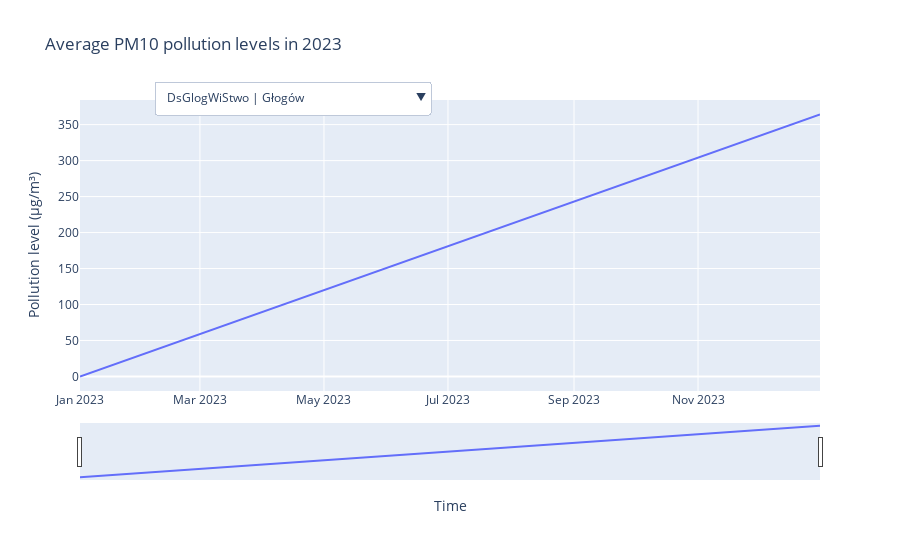

Notebook code cell kept with this figure:
### Markdown cell above
##### **6.2 Average PM10 & PM2.5 pollution levels from 2023 based on air quality measuring stations**

### Code cell
station_dropdown = [{'label': station, 'value': station} for station in data_sensor_pm10.columns[1:]]

fig = px.line(data_sensor_pm10, x='Date', title='Average PM10 pollution levels in 2023', labels={'value': 'Pollution level (µg/m³)'})

fig.update_layout(
    updatemenus=[
        dict(
            buttons=list([
                dict(
                    args=[{'y': [data_sensor_pm10[station]]}],
                    label=station,
                    method='update'
                ) for station in data_sensor_pm10.columns[1:]
            ]),
            direction='down',
            pad={'r': 10, 't': 10},
            showactive=True,
            x=0.1,
            xanchor='left',
            y=1.1,
            yanchor='top'
        ),
    ]
)

fig.update_xaxes(rangeslider_visible=True)
fig.update_layout(xaxis_title='Time', yaxis_title='Pollution level (µg/m³)', hovermode='closest')
fig.show()

### Figure 1 — Plotly figure (JSON) as saved in the notebook; plotly's stock layout.template omitted (floating-point values rounded to 4 significant figures; data arrays with more than 128 entries replaced by an {"elided": "..."} marker saying what was removed)
{"data": [{"hovertemplate": "Date=%{x}<br>index=%{y}<extra></extra>", "legendgroup": "", "line": {"color": "#636efa", "dash": "solid"}, "marker": {"symbol": "circle"}, "mode": "lines", "name": "", "orientation": "h", "showlegend": false, "type": "scatter", "x": {"elided": "365 str values"}, "xaxis": "x", "y": {"elided": "365 int values"}, "yaxis": "y"}], "layout": {"hovermode": "closest", "legend": {"tracegroupgap": 0}, "title": {"text": "Average PM10 pollution levels in 2023"}, "updatemenus": [{"buttons": [{"args": [{"y": {"elided": "1x365 float values"}}], "label": "DsGlogWiStwo | Głogów", "method": "update"}, {"args": [{"y": {"elided": "1x365 float values"}}], "label": "DsJelGorSoko | Jelenia Góra", "method": "update"}, {"args": [{"y": {"elided": "1x365 float values"}}], "label": "DsLegAlRzecz | Legnica", "method": "update"}, {"args": [{"y": {"elided": "1x365 float values"}}], "label": "DsLwowekSlasMOB", "method": "update"}, {"args": [{"y": {"elided": "1x365 float values"}}], "label": "DsNowRudJezi | Nowa Ruda", "method": "update"}, {"args": [{"y": {"elided": "1x365 float values"}}], "label": "DsOlawZolnAK | Oława", "method": "update"}, {"args": [{"y": {"elided": "1x365 float values"}}], "label": "DsOlesBrzozo | Oleśnica", "method": "update"}, {"args": [{"y": {"elided": "1x365 float values"}}], "label": "DsOsieczow21 | Osieczów", "method": "update"}, {"args": [{"y": {"elided": "1x365 float values"}}], "label": "DsPolanZdrojMOB", "method": "update"}, {"args": [{"y": {"elided": "1x365 float values"}}], "label": "DsPolKasztan | Polkowice", "method": "update"}, {"args": [{"y": {"elided": "1x365 float values"}}], "label": "DsSwidnFolwa | Świdnica", "method": "update"}, {"args": [{"y": {"elided": "1x365 float values"}}], "label": "DsSzczaKolej | Szczawno-Zdrój", "method": "update"}, {"args": [{"y": {"elided": "1x365 float values"}}], "label": "DsWalbrzWyso | Wałbrzych", "method": "update"}, {"args": [{"y": {"elided": "1x365 float values"}}], "label": "DsWrocOrzech | Wrocław", "method": "update"}, {"args": [{"y": {"elided": "1x365 float values"}}], "label": "DsWrocWybCon | Wrocław", "method": "update"}, {"args": [{"y": {"elided": "1x365 float values"}}], "label": "DsZgorBohGet | Zgorzelec", "method": "update"}, {"args": [{"y": {"elided": "1x365 float values"}}], "label": "KpBrodKochan | Brodnica", "method": "update"}, {"args": [{"y": {"elided": "1x365 float values"}}], "label": "KpBydWarszaw | Bydgoszcz", "method": "update"}, {"args": [{"y": {"elided": "1x365 float values"}}], "label": "KpCiechTezni | Ciechocinek", "method": "update"}, {"args": [{"y": {"elided": "1x365 float values"}}], "label": "KpGrudSienki | Grudziądz", "method": "update"}, {"args": [{"y": {"elided": "1x365 float values"}}], "label": "KpInowSolank | Inowrocław", "method": "update"}, {"args": [{"y": {"elided": "1x365 float values"}}], "label": "KpKoniczynka | Koniczynka", "method": "update"}, {"args": [{"y": {"elided": "1x365 float values"}}], "label": "KpNaklWawrzy | Nakło nad Notecią", "method": "update"}, {"args": [{"y": {"elided": "1x365 float values"}}], "label": "KpToruDziewu | Toruń", "method": "update"}, {"args": [{"y": {"elided": "1x365 float values"}}], "label": "KpWieniZdroj | Wieniec-Zdrój", "method": "update"}, {"args": [{"y": {"elided": "1x365 float values"}}], "label": "KpWloclGniaz | Włocławek", "method": "update"}, {"args": [{"y": {"elided": "1x365 float values"}}], "label": "KpZielBoryTu | Zielonka", "method": "update"}, {"args": [{"y": {"elided": "1x365 float values"}}], "label": "LbBiaPodOrze | Biała Podlaska", "method": "update"}, {"args": [{"y": {"elided": "1x365 float values"}}], "label": "LbChelmPolan | Chełm", "method": "update"}, {"args": [{"y": {"elided": "1x365 float values"}}], "label": "LbFlorianRPN | Florianka", "method": "update"}, {"args": [{"y": {"elided": "1x365 float values"}}], "label": "LbKrasKoszar | Kraśnik", "method": "update"}, {"args": [{"y": {"elided": "1x365 float values"}}], "label": "LbKrasnobrod | Krasnobród", "method": "update"}, {"args": [{"y": {"elided": "1x365 float values"}}], "label": "LbLubSliwins | Lublin", "method": "update"}, {"args": [{"y": {"elided": "1x365 float values"}}], "label": "LbLukBulNiepMOB | Łuków", "method": "update"}, {"args": [{"y": {"elided": "1x365 float values"}}], "label": "LbNaleczAlMa | Nałęczów", "method": "update"}, {"args": [{"y": {"elided": "1x365 float values"}}], "label": "LbRadzPodSit | Radzyń Podlaski", "method": "update"}, {"args": [{"y": {"elided": "1x365 float values"}}], "label": "LbZamoHrubie | Zamość", "method": "update"}, {"args": [{"y": {"elided": "1x365 float values"}}], "label": "LdBelchEdwar | Bełchatów", "method": "update"}, {"args": [{"y": {"elided": "1x365 float values"}}], "label": "LdBrzeReform | Brzeziny", "method": "update"}, {"args": [{"y": {"elided": "1x365 float values"}}], "label": "LdKutn1Maja7MOB | Kutno", "method": "update"}, {"args": [{"y": {"elided": "1x365 float values"}}], "label": "LdLaskNarutoMOB | Łask", "method": "update"}, {"args": [{"y": {"elided": "1x365 float values"}}], "label": "LdLodzLegion | Łódź", "method": "update"}, {"args": [{"y": {"elided": "1x365 float values"}}], "label": "LdLodzRudzka | Łódź", "method": "update"}, {"args": [{"y": {"elided": "1x365 float values"}}], "label": "LdLowiczSien | Łowicz", "method": "update"}, {"args": [{"y": {"elided": "1x365 float values"}}], "label": "LdOpocSkCuri | Opoczno", "method": "update"}, {"args": [{"y": {"elided": "1x365 float values"}}], "label": "LdPabiKilins | Pabianice", "method": "update"}, {"args": [{"y": {"elided": "1x365 float values"}}], "label": "LdParzniUjWo | Parzniewice", "method": "update"}, {"args": [{"y": {"elided": "1x365 float values"}}], "label": "LdPioTrKraPr | Piotrków Trybunalski", "method": "update"}, {"args": [{"y": {"elided": "1x365 float values"}}], "label": "LdRadomsRoln | Radomsko", "method": "update"}, {"args": [{"y": {"elided": "1x365 float values"}}], "label": "LdRawaNiepod", "method": "update"}, {"args": [{"y": {"elided": "1x365 float values"}}], "label": "LdSieraPolna | Sieradz", "method": "update"}, {"args": [{"y": {"elided": "1x365 float values"}}], "label": "LdSkierKonop | Skierniewice", "method": "update"}, {"args": [{"y": {"elided": "1x365 float values"}}], "label": "LdToMaSwAnto | Tomaszów Mazowiecki", "method": "update"}, {"args": [{"y": {"elided": "1x365 float values"}}], "label": "LdUniejZamko | Uniejów", "method": "update"}, {"args": [{"y": {"elided": "1x365 float values"}}], "label": "LdWielunPOW1 | Wieluń", "method": "update"}, {"args": [{"y": {"elided": "1x365 float values"}}], "label": "LdZduWoKrole | Zduńska Wola", "method": "update"}, {"args": [{"y": {"elided": "1x365 float values"}}], "label": "LuGorzKosGdy | Gorzów Wielkopolski", "method": "update"}, {"args": [{"y": {"elided": "1x365 float values"}}], "label": "LuGorzPilsud | Gorzów Wielkopolski", "method": "update"}, {"args": [{"y": {"elided": "1x365 float values"}}], "label": "LuMiedzyrMOB", "method": "update"}, {"args": [{"y": {"elided": "1x365 float values"}}], "label": "LuNowaSolKos | Nowa Sól", "method": "update"}, {"args": [{"y": {"elided": "1x365 float values"}}], "label": "LuSmolBytnic | Smolary Bytnickie", "method": "update"}, {"args": [{"y": {"elided": "1x365 float values"}}], "label": "LuSulecDudka | Sulęcin", "method": "update"}, {"args": [{"y": {"elided": "1x365 float values"}}], "label": "LuWsKaziWiel | Wschowa", "method": "update"}, {"args": [{"y": {"elided": "1x365 float values"}}], "label": "LuZarySzyman | Żary", "method": "update"}, {"args": [{"y": {"elided": "1x365 float values"}}], "label": "LuZielKrotka | Zielona Góra", "method": "update"}, {"args": [{"y": {"elided": "1x365 float values"}}], "label": "LuZielWyszyn | Zielona Góra", "method": "update"}, {"args": [{"y": {"elided": "1x365 float values"}}], "label": "MpBochKonfed | Bochnia", "method": "update"}, {"args": [{"y": {"elided": "1x365 float values"}}], "label": "MpGorlKrasin | Gorlice", "method": "update"}, {"args": [{"y": {"elided": "1x365 float values"}}], "label": "MpKrakBujaka | Kraków", "method": "update"}, {"args": [{"y": {"elided": "1x365 float values"}}], "label": "MpKrakBulwar | Kraków", "method": "update"}, {"args": [{"y": {"elided": "1x365 float values"}}], "label": "MpKrakOsPias | Kraków", "method": "update"}, {"args": [{"y": {"elided": "1x365 float values"}}], "label": "MpKrakSwoszo | Kraków", "method": "update"}, {"args": [{"y": {"elided": "1x365 float values"}}], "label": "MpKrakWadow | Kraków", "method": "update"}, {"args": [{"y": {"elided": "1x365 float values"}}], "label": "MpKrakZloRog | Kraków", "method": "update"}, {"args": [{"y": {"elided": "1x365 float values"}}], "label": "MpMuszynLodoMOB | Muszyna", "method": "update"}, {"args": [{"y": {"elided": "1x365 float values"}}], "label": "MpNiepo3Maja | Niepołomice", "method": "update"}, {"args": [{"y": {"elided": "1x365 float values"}}], "label": "MpNoSaczNadb | Nowy Sącz", "method": "update"}, {"args": [{"y": {"elided": "1x365 float values"}}], "label": "MpNoTargAlTy | Nowy Targ", "method": "update"}, {"args": [{"y": {"elided": "1x365 float values"}}], "label": "MpOlkuCegiel | Olkusz", "method": "update"}, {"args": [{"y": {"elided": "1x365 float values"}}], "label": "MpOswiecBema | Oświęcim", "method": "update"}, {"args": [{"y": {"elided": "1x365 float values"}}], "label": "MpRabkaOrkan | Rabka-Zdrój", "method": "update"}, {"args": [{"y": {"elided": "1x365 float values"}}], "label": "MpSuchaNiesz | Sucha Beskidzka", "method": "update"}, {"args": [{"y": {"elided": "1x365 float values"}}], "label": "MpTarBitStud | Tarnów", "method": "update"}, {"args": [{"y": {"elided": "1x365 float values"}}], "label": "MpTrzebOsZWM | Trzebinia", "method": "update"}, {"args": [{"y": {"elided": "1x365 float values"}}], "label": "MpTuchChopin | Tuchów", "method": "update"}, {"args": [{"y": {"elided": "1x365 float values"}}], "label": "MpWadowiBalyMOB", "method": "update"}, {"args": [{"y": {"elided": "1x365 float values"}}], "label": "MpZabieWapie | Zabierzów", "method": "update"}, {"args": [{"y": {"elided": "1x365 float values"}}], "label": "MpZakopaSien | Zakopane", "method": "update"}, {"args": [{"y": {"elided": "1x365 float values"}}], "label": "MzKonJezZero | Konstancin-Jeziorna", "method": "update"}, {"args": [{"y": {"elided": "1x365 float values"}}], "label": "MzLegZegrzyn | Legionowo", "method": "update"}, {"args": [{"y": {"elided": "1x365 float values"}}], "label": "MzOstroHalle | Ostrołęka", "method": "update"}, {"args": [{"y": {"elided": "1x365 float values"}}], "label": "MzOtwoBrzozo | Otwock", "method": "update"}, {"args": [{"y": {"elided": "1x365 float values"}}], "label": "MzPiasPulask | Piastów", "method": "update"}, {"args": [{"y": {"elided": "1x365 float values"}}], "label": "MzPlocKroJad | Płock", "method": "update"}, {"args": [{"y": {"elided": "1x365 float values"}}], "label": "MzPultuskMicMOB | Pułtusk", "method": "update"}, {"args": [{"y": {"elided": "1x365 float values"}}], "label": "MzRad25Czerw | Radom", "method": "update"}, {"args": [{"y": {"elided": "1x365 float values"}}], "label": "MzSiedKonars | Siedlce", "method": "update"}, {"args": [{"y": {"elided": "1x365 float values"}}], "label": "MzWarAKrzywo | Warszawa", "method": "update"}, {"args": [{"y": {"elided": "1x365 float values"}}], "label": "MzWarBajkowa | Warszawa", "method": "update"}, {"args": [{"y": {"elided": "1x365 float values"}}], "label": "MzWarChrosci | Warszawa", "method": "update"}, {"args": [{"y": {"elided": "1x365 float values"}}], "label": "OpBrzegPoprz | Brzeg", "method": "update"}, {"args": [{"y": {"elided": "1x365 float values"}}], "label": "OpKKozBSmial | Kędzierzyn-Koźle", "method": "update"}, {"args": [{"y": {"elided": "1x365 float values"}}], "label": "OpKrap3Maja", "method": "update"}, {"args": [{"y": {"elided": "1x365 float values"}}], "label": "OpOpoleOsAKr | Opole", "method": "update"}, {"args": [{"y": {"elided": "1x365 float values"}}], "label": "PdAugustowUz | Augustów", "method": "update"}, {"args": [{"y": {"elided": "1x365 float values"}}], "label": "PdBialPPiech | Białystok", "method": "update"}, {"args": [{"y": {"elided": "1x365 float values"}}], "label": "PdLomSikorsk | Łomża", "method": "update"}, {"args": [{"y": {"elided": "1x365 float values"}}], "label": "PdSuwPulask2 | Suwałki", "method": "update"}, {"args": [{"y": {"elided": "1x365 float values"}}], "label": "PkDebiGrottg | Dębica", "method": "update"}, {"args": [{"y": {"elided": "1x365 float values"}}], "label": "PkIwonZdrRab | Iwonicz-Zdrój", "method": "update"}, {"args": [{"y": {"elided": "1x365 float values"}}], "label": "PkJarosPruch | Jarosław", "method": "update"}, {"args": [{"y": {"elided": "1x365 float values"}}], "label": "PkJasloSikor | Jasło", "method": "update"}, {"args": [{"y": {"elided": "1x365 float values"}}], "label": "PkJedliTokarMOB", "method": "update"}, {"args": [{"y": {"elided": "1x365 float values"}}], "label": "PkKrosKletow | Krosno", "method": "update"}, {"args": [{"y": {"elided": "1x365 float values"}}], "label": "PkMielPogodn | Mielec", "method": "update"}, {"args": [{"y": {"elided": "1x365 float values"}}], "label": "PkNiskoSzkla | Nisko", "method": "update"}, {"args": [{"y": {"elided": "1x365 float values"}}], "label": "PkPrzemGrunw | Przemyśl", "method": "update"}, {"args": [{"y": {"elided": "1x365 float values"}}], "label": "PkRymZdrPark | Rymanów-Zdrój", "method": "update"}, {"args": [{"y": {"elided": "1x365 float values"}}], "label": "PkRzeszRejta | Rzeszów", "method": "update"}, {"args": [{"y": {"elided": "1x365 float values"}}], "label": "PkSanoSadowa | Sanok", "method": "update"}, {"args": [{"y": {"elided": "1x365 float values"}}], "label": "PkStWolWoPol | Stalowa Wola", "method": "update"}, {"args": [{"y": {"elided": "1x365 float values"}}], "label": "PkTarnDabrow | Tarnobrzeg", "method": "update"}, {"args": [{"y": {"elided": "1x365 float values"}}], "label": "PmGdaLeczkow | Gdańsk", "method": "update"}, {"args": [{"y": {"elided": "1x365 float values"}}], "label": "PmKosTargowa | Kościerzyna", "method": "update"}, {"args": [{"y": {"elided": "1x365 float values"}}], "label": "PmKwiSportow | Kwidzyn", "method": "update"}, {"args": [{"y": {"elided": "1x365 float values"}}], "label": "PmLebMalczew | Lębork", "method": "update"}, {"args": [{"y": {"elided": "1x365 float values"}}], "label": "PmUstkaRybacMOB", "method": "update"}, {"args": [{"y": {"elided": "1x365 float values"}}], "label": "PmWejhDworco | Wejherowo", "method": "update"}, {"args": [{"y": {"elided": "1x365 float values"}}], "label": "SkBuskRokosz | Busko-Zdrój", "method": "update"}, {"args": [{"y": {"elided": "1x365 float values"}}], "label": "SkKielJurajs | Kielce", "method": "update"}, {"args": [{"y": {"elided": "1x365 float values"}}], "label": "SkKielTargow | Kielce", "method": "update"}, {"args": [{"y": {"elided": "1x365 float values"}}], "label": "SkLagowZaploMOB | Łagów", "method": "update"}, {"args": [{"y": {"elided": "1x365 float values"}}], "label": "SkOpatPartyz | Opatów", "method": "update"}, {"args": [{"y": {"elided": "1x365 float values"}}], "label": "SkOzarOsWzgo | Ożarów", "method": "update"}, {"args": [{"y": {"elided": "1x365 float values"}}], "label": "SkSolecZdroj | Solec Zdrój", "method": "update"}, {"args": [{"y": {"elided": "1x365 float values"}}], "label": "SkStaraZlota | Starachowice", "method": "update"}, {"args": [{"y": {"elided": "1x365 float values"}}], "label": "SkWloszKilinMOB", "method": "update"}, {"args": [{"y": {"elided": "1x365 float values"}}], "label": "SlBielKossak | Bielsko-Biała", "method": "update"}, {"args": [{"y": {"elided": "1x365 float values"}}], "label": "SlCzestoBacz | Częstochowa", "method": "update"}, {"args": [{"y": {"elided": "1x365 float values"}}], "label": "SlDabroTysia | Dąbrowa Górnicza", "method": "update"}, {"args": [{"y": {"elided": "1x365 float values"}}], "label": "SlGodGliniki | Godów", "method": "update"}, {"args": [{"y": {"elided": "1x365 float values"}}], "label": "SlKatoKossut | Katowice", "method": "update"}, {"args": [{"y": {"elided": "1x365 float values"}}], "label": "SlKnurJedNar | Knurów", "method": "update"}, {"args": [{"y": {"elided": "1x365 float values"}}], "label": "SlMyszMiedzi | Myszków", "method": "update"}, {"args": [{"y": {"elided": "1x365 float values"}}], "label": "SlPszczBoged", "method": "update"}, {"args": [{"y": {"elided": "1x365 float values"}}], "label": "SlRybniBorki | Rybnik", "method": "update"}, {"args": [{"y": {"elided": "1x365 float values"}}], "label": "SlTarnoLitew | Tarnowskie Góry", "method": "update"}, {"args": [{"y": {"elided": "1x365 float values"}}], "label": "SlZabSkloCur", "method": "update"}, {"args": [{"y": {"elided": "1x365 float values"}}], "label": "SlZorySikor2 | Żory", "method": "update"}, {"args": [{"y": {"elided": "1x365 float values"}}], "label": "SlZywieKoper | Żywiec", "method": "update"}, {"args": [{"y": {"elided": "1x365 float values"}}], "label": "WmElbBazynsk | Elbląg", "method": "update"}, {"args": [{"y": {"elided": "1x365 float values"}}], "label": "WmElkStadion | Ełk", "method": "update"}, {"args": [{"y": {"elided": "1x365 float values"}}], "label": "WmGoldJacwie | Gołdap", "method": "update"}, {"args": [{"y": {"elided": "1x365 float values"}}], "label": "WmIlawAnders | Iława", "method": "update"}, {"args": [{"y": {"elided": "1x365 float values"}}], "label": "WmKetrWojPolMOB", "method": "update"}, {"args": [{"y": {"elided": "1x365 float values"}}], "label": "WmNiTraugutt | Nidzica", "method": "update"}, {"args": [{"y": {"elided": "1x365 float values"}}], "label": "WmNMLDzialyn | Nowe Miasto Lubawskie", "method": "update"}, {"args": [{"y": {"elided": "1x365 float values"}}], "label": "WmOlsPuszkin | Olsztyn", "method": "update"}, {"args": [{"y": {"elided": "1x365 float values"}}], "label": "WmPuszczaBor | Diabla Góra", "method": "update"}, {"args": [{"y": {"elided": "1x365 float values"}}], "label": "WpGniePaczko | Gniezno", "method": "update"}, {"args": [{"y": {"elided": "1x365 float values"}}], "label": "WpKaliSawick | Kalisz", "method": "update"}, {"args": [{"y": {"elided": "1x365 float values"}}], "label": "WpKepnoSport | Kępno", "method": "update"}, {"args": [{"y": {"elided": "1x365 float values"}}], "label": "WpLeszKiepur", "method": "update"}, {"args": [{"y": {"elided": "1x365 float values"}}], "label": "WpLesznPrusa | Leszno", "method": "update"}, {"args": [{"y": {"elided": "1x365 float values"}}], "label": "WpNoTomSzpit | Nowy Tomyśl", "method": "update"}, {"args": [{"y": {"elided": "1x365 float values"}}], "label": "WpOstWieWyso", "method": "update"}, {"args": [{"y": {"elided": "1x365 float values"}}], "label": "WpPilaKusoci | Piła", "method": "update"}, {"args": [{"y": {"elided": "1x365 float values"}}], "label": "WpPleszAlMic | Pleszew", "method": "update"}, {"args": [{"y": {"elided": "1x365 float values"}}], "label": "WpPoznSpycha | Poznań", "method": "update"}, {"args": [{"y": {"elided": "1x365 float values"}}], "label": "WpPoznSzyman | Poznań", "method": "update"}, {"args": [{"y": {"elided": "1x365 float values"}}], "label": "WpWagrowLipo | Wągrowiec", "method": "update"}, {"args": [{"y": {"elided": "1x365 float values"}}], "label": "ZpKolZolkiew | Kołobrzeg", "method": "update"}, {"args": [{"y": {"elided": "1x365 float values"}}], "label": "ZpKoszChopin | Koszalin", "method": "update"}, {"args": [{"y": {"elided": "1x365 float values"}}], "label": "ZpMyslZaBram | Myślibórz", "method": "update"}, {"args": [{"y": {"elided": "1x365 float values"}}], "label": "ZpSwinMatejkMOB", "method": "update"}, {"args": [{"y": {"elided": "1x365 float values"}}], "label": "ZpSzczAndrze | Szczecin", "method": "update"}, {"args": [{"y": {"elided": "1x365 float values"}}], "label": "ZpSzczec1Maj | Szczecinek", "method": "update"}, {"args": [{"y": {"elided": "1x365 float values"}}], "label": "ZpSzczecPrze | Szczecinek", "method": "update"}, {"args": [{"y": {"elided": "1x365 float values"}}], "label": "ZpSzczPilsud | Szczecin", "method": "update"}], "direction": "down", "pad": {"r": 10, "t": 10}, "showactive": true, "x": 0.1, "xanchor": "left", "y": 1.1, "yanchor": "top"}], "xaxis": {"anchor": "y", "domain": [0, 1], "rangeslider": {"visible": true}, "title": {"text": "Time"}}, "yaxis": {"anchor": "x", "domain": [0, 1], "title": {"text": "Pollution level (µg/m³)"}}}}
